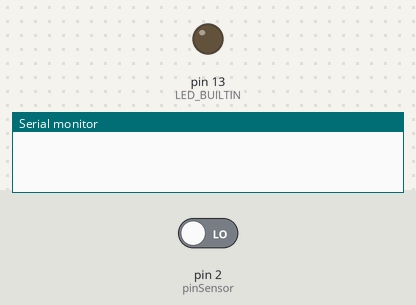
This sketch was run on a simulated Arduino Uno, built with avr-gcc and run on an emulated ATmega328P. Shown: output pins drawn as LEDs (lit = HIGH), the last lines printed to the serial monitor. Inputs (shaded band) come from the test bench; at power-on: pin 2 (pinSensor) LOW.

Above: at 1.2 s.
1.3 s: pin 2 (pinSensor) driven HIGH
At 2.3 s:
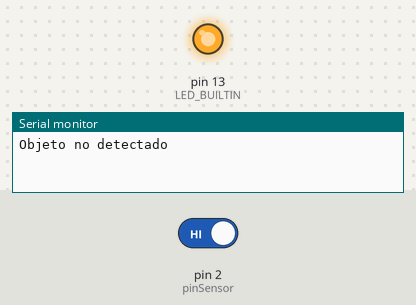
2.8 s: pin 2 (pinSensor) driven LOW
At 3.5 s:
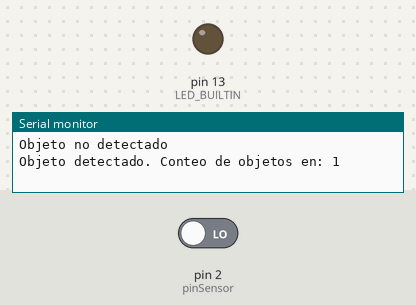
Timing chart, 0 to 5.8 s (numbered marks = the images above; inputs shaded):
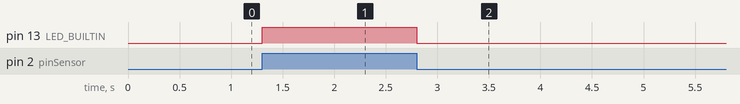

Measured:
- after the input at 1.3 s, pin 13 (LED_BUILTIN): LOW → HIGH at once
- after the input at 2.8 s, pin 13 (LED_BUILTIN): HIGH → LOW at once

The sketch:

TCRT5000.ino
```cpp
#define pinSensor 2

int contador = 0;
int estadoActual = 0;
int estadoAnterior = 0;

void setup() {
  // put your setup code here, to run once:
  Serial.begin(9600); //9600 es una velocidad en boudios
  pinMode(LED_BUILTIN,OUTPUT);
  pinMode(pinSensor,INPUT); //INPUT, INPUT_PULLUP, OUTPUT
  //Por default los pines digitales son de entrada
}

void loop() {
  // put your main code here, to run repeatedly:
  int estadoActual = digitalRead(pinSensor);
  if (estadoActual != estadoAnterior){
    if (estadoActual == LOW){
      contador++;
      Serial.print("Objeto detectado. ");
      Serial.print("Conteo de objetos en: ");
      Serial.println(contador);
      digitalWrite(LED_BUILTIN,LOW);
    }else{
       Serial.println("Objeto no detectado");
       digitalWrite(LED_BUILTIN,HIGH);
    }
    delay(100);
  }
  estadoAnterior = estadoActual;
}
```
